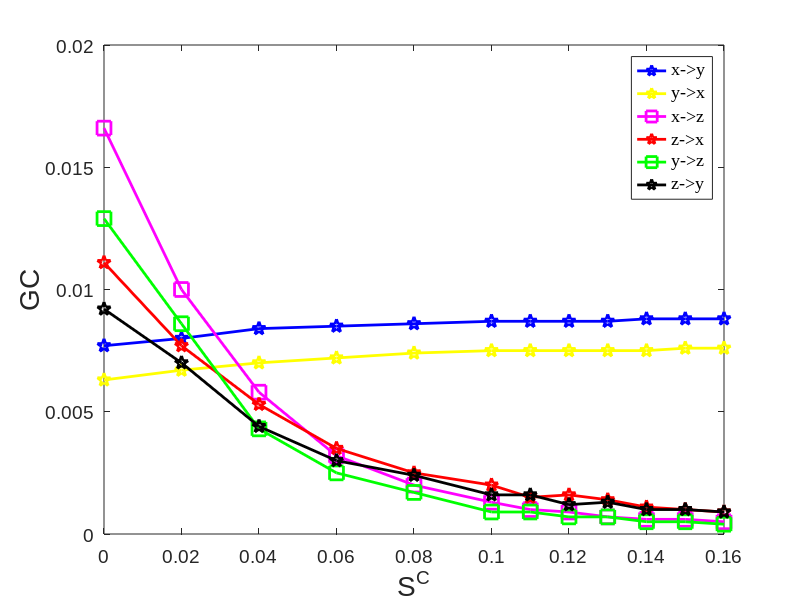

This chart was generated by the following MATLAB code:
%% Fig6_Case2_HH_Three_Neurons_LinearGC
% y->z, x->z
C=[0 0.02 0.04 0.06 0.08 0.1 0.11 0.12 0.13 0.14 0.15 0.16];
GC_xy=[0.0077 0.0080 0.0084 0.0085 0.0086 0.0087 0.0087 0.0087 0.0087 0.0088 0.0088 0.0088];  % 
GC_xz=[0.0166 0.0100 0.0058 0.0032 0.0020 0.0013 0.0010 0.0009 0.0007 0.0006 0.0006 0.0005];
GC_yx=[0.0063 0.0067 0.0070 0.0072 0.0074 0.0075 0.0075 0.0075 0.0075 0.0075 0.0076 0.0076];  %
GC_yz=[0.0129 0.0086 0.0043 0.0025 0.0017 0.0009 0.0009 0.0007 0.0007 0.0005 0.0005 0.0004];
GC_zx=[0.0111 0.0077 0.0053 0.0035 0.0025 0.0020 0.0015 0.0016 0.0014 0.0011 0.0010 0.0009];
GC_zy=[0.0092 0.0070 0.0044 0.0030 0.0024 0.0016 0.0016 0.0012 0.0013 0.0010 0.0010 0.0009];

% Plot
h0=figure;
clf;
plot(C,GC_xy,'MarkerSize',10,'Marker','p','LineWidth',2,...
'Color',[0 0 1]);hold on
plot(C,GC_yx,'MarkerSize',10,'Marker','p','LineWidth',2,...
'Color',[1 1 0]);
plot(C,GC_xz,'MarkerSize',10,'Marker','s','LineWidth',2,...
'Color',[1 0 1]);
plot(C,GC_zx,'MarkerSize',10,'Marker','p','LineWidth',2,...
'Color',[1 0 0]);
plot(C,GC_yz,'MarkerSize',10,'Marker','s','LineWidth',2,...
'Color',[0 1 0]);
plot(C,GC_zy,'MarkerSize',10,'Marker','p','LineWidth',2,...
'Color',[0 0 0]);
% Legend 
% Legend 
hleg1 =legend('x->y','y->x','x->z','z->x','y->z','z->y','northeast');
set(hleg1,'Location','northeast') 
set(hleg1,'FontName','Times New Roman','FontSize',18,'FontWeight','normal')
 
axis([0 0.16 0 0.02])
set(gca, 'XTick', 0:0.02:0.16); 
% set(gca, 'YTick',0:0.02:0.65);

% Create axis font size
set(gca,'FontName','Arial','FontSize',14)
% Create xlabel
xlabel({'S^C'},'FontSize',20,'FontName','Arial');
% Create ylabel
ylabel({'GC'},'FontSize',20,'FontName','Arial');

%%
print(h0,'-depsc2','-r300','LineraGC_HH_Three_Neurons_Fig6.eps')
